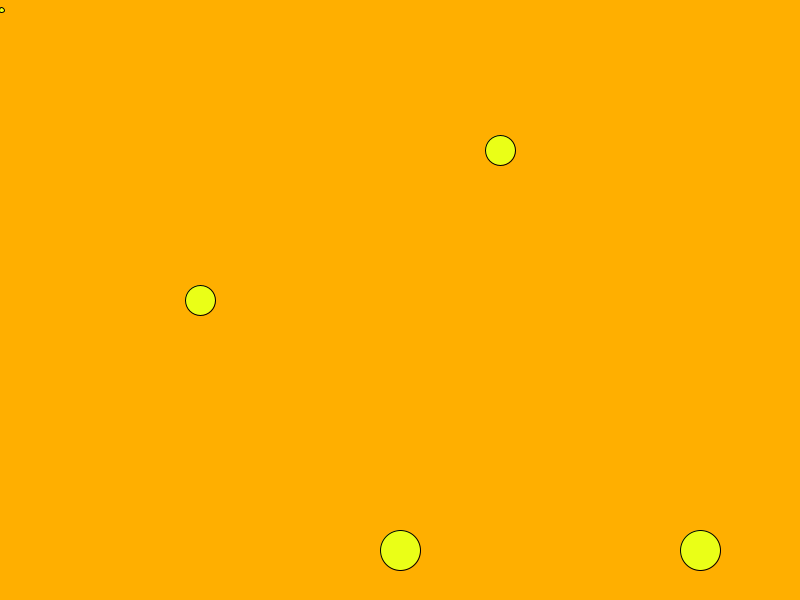
Frame 1 (no input)
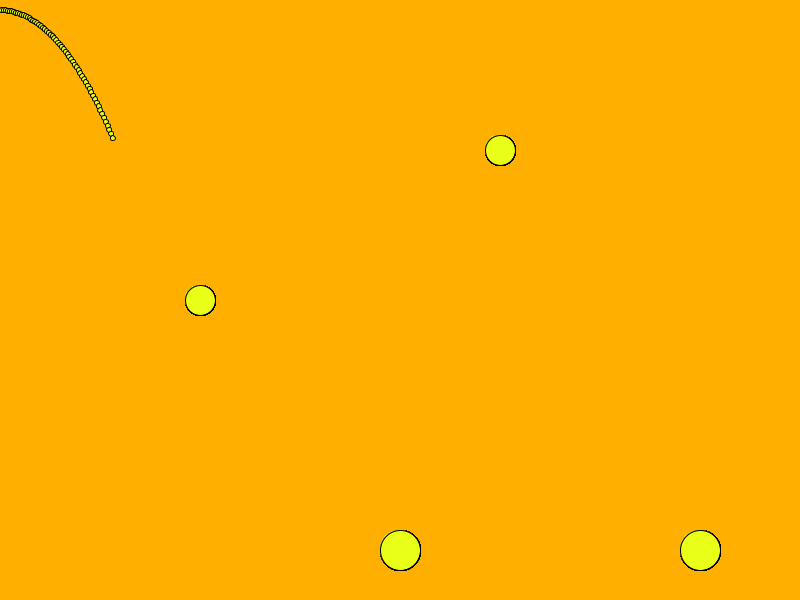
Frame 60 (the mouse pressed at the canvas centre just before this capture)
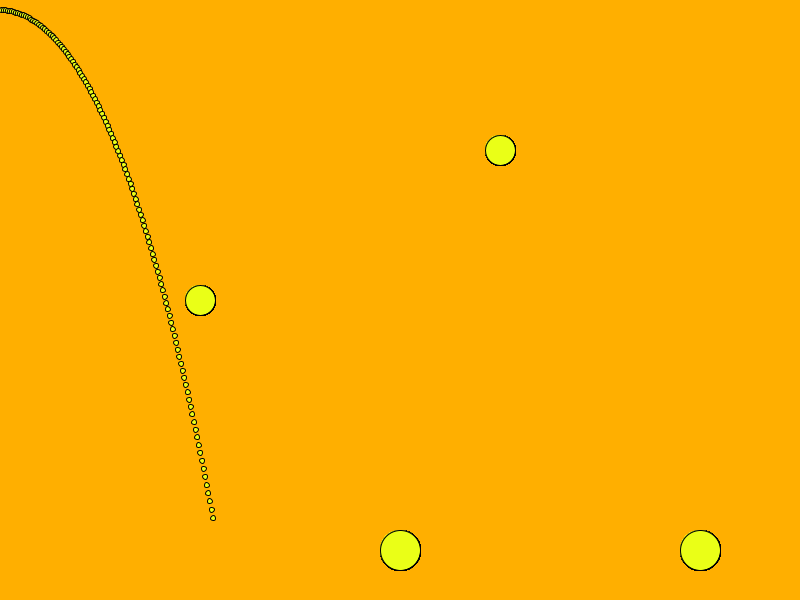
Frame 120 (the mouse held since frame 60 and released just before this capture)

The Processing sketch that drew these frames (run headless with seeded random() and noise(); from frame 60 on, the mouse is pressed at the canvas centre):

// Processing sketch: processing_79308
// ── processing_79308.pde

float vx=2;
float vy=0;
float x=0;
float y=10;
float frictionx=.998;
float frictiony=-.75;
float gravity=.07;

void setup(){
  size(800,600);
  background(255,175,0);
}

void draw(){
phys();
ellipse(200,300,30,30);
ellipse(400,550,40,40);
ellipse(500,150,30,30);
ellipse(700,550,40,40);
}

void phys(){
  //physics math
  vy+= gravity;
  vx*=frictionx;
  x+=vx;
  y+= vy;
  if(y>height){
  y=height;
  vy *=frictiony;
}
fill(234,543,23);
ellipse(x,y,5,5);
//ellipse(mouseX/4,mouseY/4,100,500);

  
  
  if(x>width){
    x=width;
      vx *=-20;
      
        println(50000-millis()/1000);
          text(50000-millis()/1000,100,600);

  }
  
if(dist(x, y, 600,600)<200){
  fill(231,33,298);
  vx*=frictionx;
  vy*=gravity;
  fill(250,156,200);
  ellipse(x,y,50,50);
  //noFill();

 
  }
  
      }
          
        
     
void mouseReleased(){
  ellipse(x,y,20,20);
  vy-=3;
  
}
